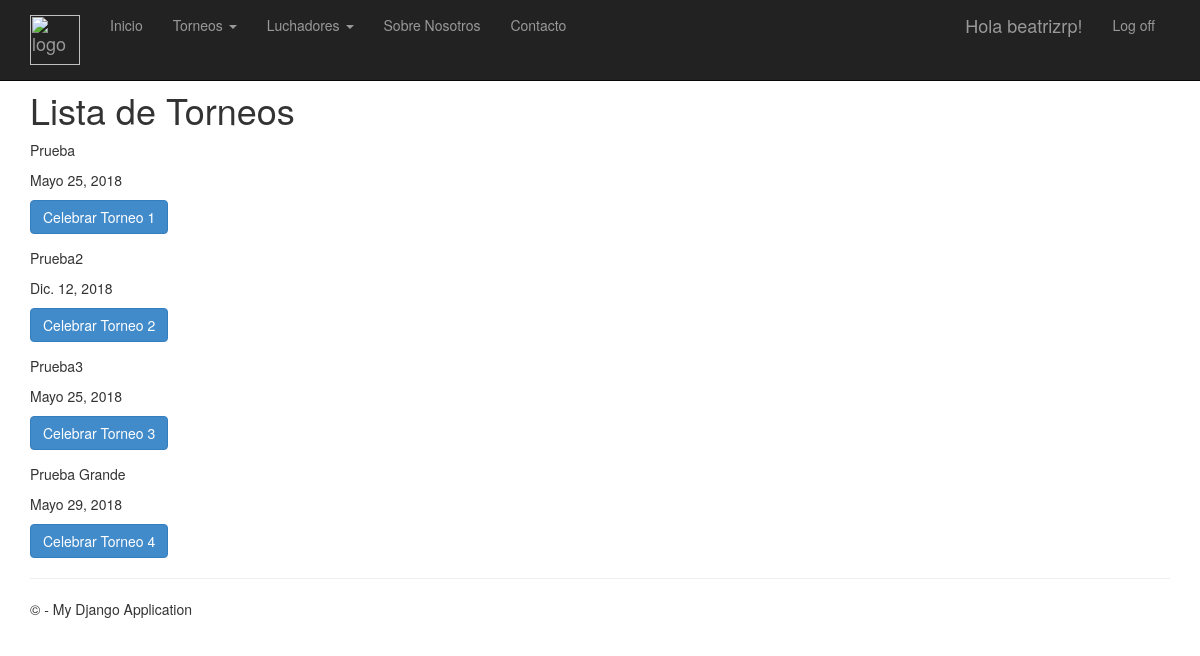
Page /tournaments/ (signed in) on the committed database.
### app/models.py (models this page shows, shortened)
class Tournament(models.Model):
    name = models.CharField('Nombre', max_length = 25)
    create_date = models.DateField('Fecha de Creación')
    start_date = models.DateField('Fecha de Inicio')
    numberRounds = models.IntegerField('Nº Rondas', default = 2, validators=[MinValueValidator(1)])
    strengthWeigth = models.IntegerField('Peso Fuerza', default = 0, validators=[MaxValueValidator(100), MinValueValidator(0)])
    dexterityWeigth = models.IntegerField('Peso Destreza', default = 0, validators=[MaxValueValidator(100), MinValueValidator(0)])
    resistanceWeigth = models.IntegerField('Peso Resistencia', default = 0, validators=[MaxValueValidator(100), MinValueValidator(0)])
    fighters = models.ManyToManyField(Fighter, verbose_name='Luchadores')
    classified1 = models.ForeignKey(Fighter, verbose_name = '1º clasificado', blank = True, null=True, related_name='tournamentClassified1', on_delete= models.CASCADE)
    classified2 = models.ForeignKey(Fighter, verbose_name = '2º clasificado', blank = True, null=True, related_name='tournamentClassified2', on_delete= models.CASCADE)
    class Meta:
        verbose_name = 'Torneo'

### app/views.py (the view, shortened to what this page needs)
# urls.py: url(r'^tournaments/$', views.TournamentsView.as_view(), name='tournaments'),
class TournamentsView(ListView):
    template_name = "app/tournaments.html"
    title = "Lista de Torneos"
    model = Tournament
    def tournaments(self):
        return Tournament.objects.all()

### app/templates/app/tournaments.html (shortened to what this page needs)
{% extends "app/layout.html" %}
{% block content %}
<h1>{{ view.title }}</h1>
  {% for t in view.tournaments %}
    <form method="post" enctype="multipart/form-data" action="{% url 'tournamentresult' t.id %}" >
        <p><bold>{{ t.name }}</bold></p>
        <p>{{ t.start_date }}</p>
        <input type="submit" value="Celebrar Torneo {{t.id}}" class="btn btn-primary"/>
    </form>
  {% endfor %}
{% endblock %}

### app/templates/app/loginpartial.html (shortened to what this page needs)
{% if user.is_authenticated %}
<form id="logoutForm" action="/logout" method="post" class="navbar-right">
    <ul class="nav navbar-nav navbar-right">
        <li><span class="navbar-brand" id="hiuser">Hola {{ user.username }}!</span></li>
        <li><a href="javascript:document.getElementById('logoutForm').submit()">Log off</a></li>
    </ul>
</form>
{% else %}
<ul class="nav navbar-nav navbar-right">
    <li><a href="{% url 'login' %}">Log in</a></li>
</ul>
{% endif %}

### app/static/app/content/site.css (style rules this page uses)
body { padding-top: 50px; padding-bottom: 20px; }
input, select, textarea { max-width: 280px; }

### rows in the picture
Tournament: name "Prueba", start_date "Mayo 25, 2018", id "Celebrar Torneo 1"
Tournament: name "Prueba2", start_date "Dic. 12, 2018", id "Celebrar Torneo 2"
Tournament: name "Prueba3", start_date "Mayo 25, 2018", id "Celebrar Torneo 3"
Tournament: name "Prueba Grande", start_date "Mayo 29, 2018", id "Celebrar Torneo 4"

### other values in the picture
{{ user.username }} "beatrizrp"
{{ view.title }} "Lista de Torneos"
